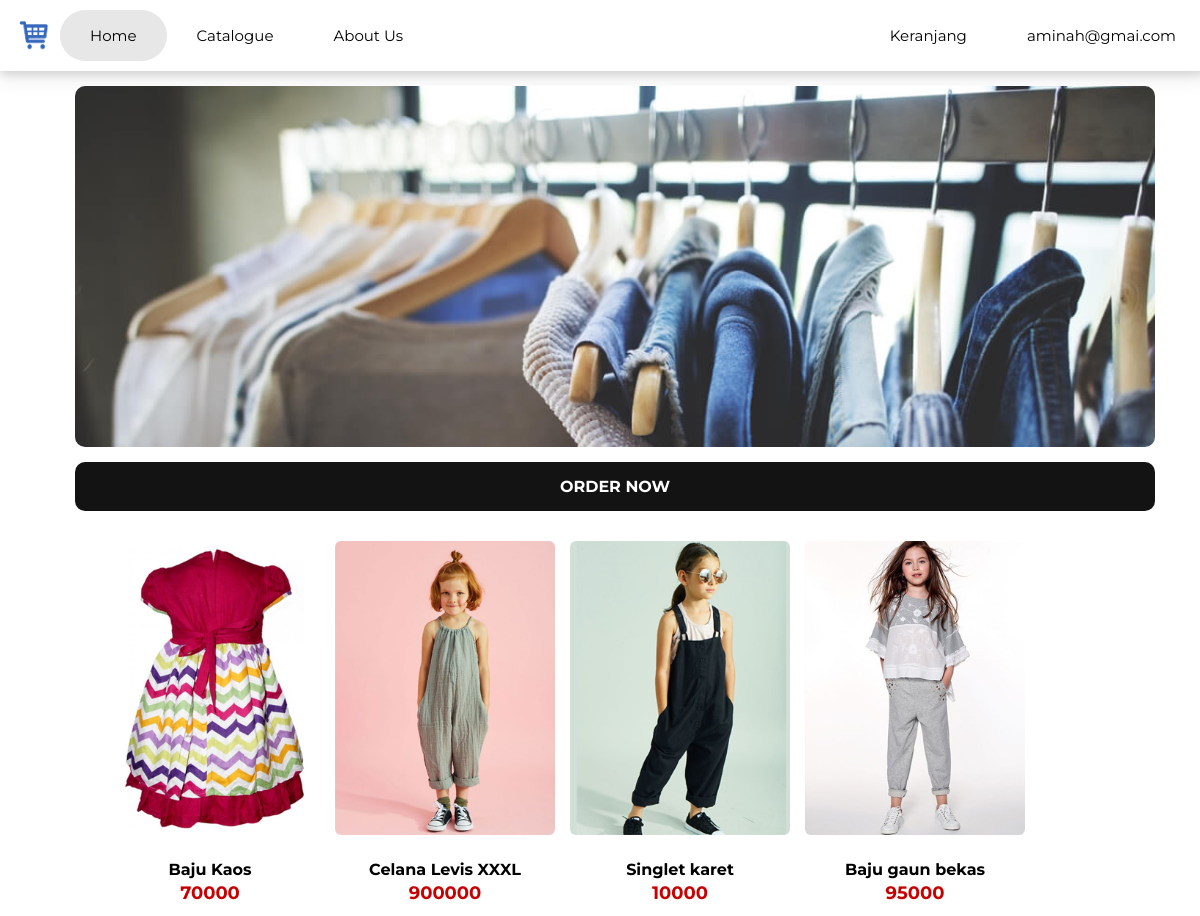
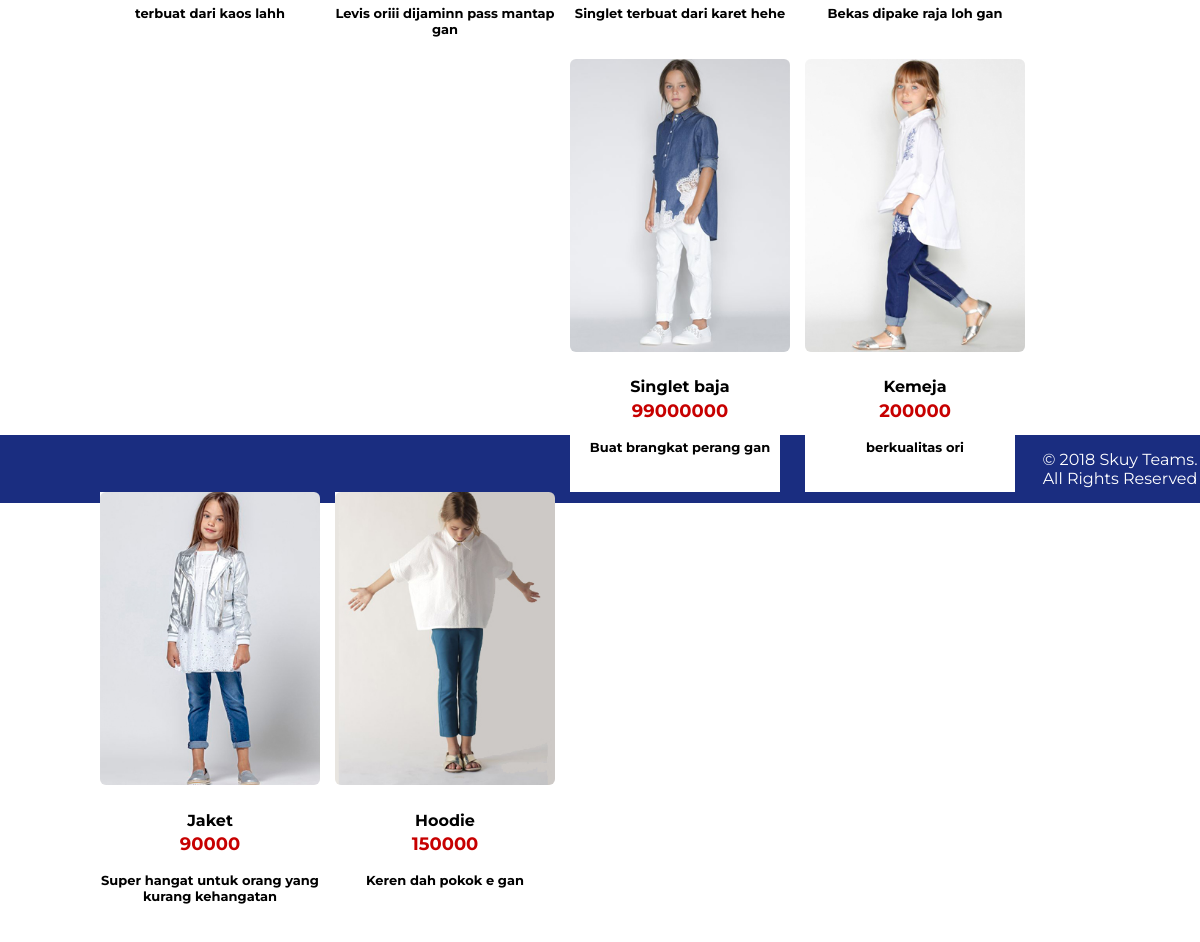
/katalog.php?id=801 (signed in), run on the app's committed database (2 pictures, top to bottom).
### tables this page shows
CREATE TABLE `barang` (
  `id_barang` int(5) NOT NULL,
  `nama` varchar(20) NOT NULL,
  `deskripsi` varchar(50) NOT NULL,
  `id_kategori` int(5) NOT NULL,
  `harga` int(6) NOT NULL,
  `berat` int(3) NOT NULL,
  `sto` int(3) NOT NULL,
  `last_update` date NOT NULL,
  `id_pemiliktoko` int(5) NOT NULL,
  `gambar` varchar(50) NOT NULL
);

### katalog.php (the view, shortened to what this page needs)
<!DOCTYPE html>
<html>
<head>
	<link rel="stylesheet" type="text/css" href="css/index.css">
	<link rel="stylesheet" type="text/css" href="css/all_katalog.css">
</head>
<body>
	<?php
		$id = $_GET['id'];
		require_once('background/db_login.php');
		$con = mysqli_connect($db_host, $db_username, $db_password,$db_database);
		$query = " SELECT * FROM barang WHERE id_kategori='$id'";
		$result = mysqli_query($con,$query);
	 ?>
	<header>
		<div>
			<a href="index.php"><img src="img/logo.png" class="logo"></a>
		</div>
		<div id="navbar">
			<ul>
				<li class="aktif"><a href="index.php">Home</a></li>
				<li class="submenu">
					<a href="javascript:void(0)" class="subbtn">Catalogue</a>
				<li><a href="aboutus.php">About Us</a></li>
				<?php
				if (!isset($_SESSION['email'])) {
				  	echo "<li style='float:right'><a class='login' href='login.php'> Login </a></li>";
				  }
				  else{
					echo "<li style='float:right' class='submenu'><a class='subbtn' href='javascript:void(0)'>".$_SESSION['email']." </a>
						<div class='submenu-konten'>
							<a href='index.php?logout='1''>Logout</a>
							<a href='daftarpesanan.php'>Pesanan Saya</a>
						</div>
					</li>";
				  	echo "<li style='float:right'><a class='keranjang' href='keranjang.php'> Keranjang </a></li>";
				  }
  				?>
			</ul>
		</div>
	</header>
	<div class="slider">
		<img src="img/slider.jpg">
	</div>
	<div class="batas">ORDER NOW</div>
	<div class="katalog">
	<?php while ($row = mysqli_fetch_array($result)){ ?>
		<div class="product_one">
			<div class="product_img">
				<?php echo '<a href="detail_katalog.php?id='.$row['id_barang'].'"><img alt="Dress 1" src='.$row['gambar'].'> </a>';?>
			</div>
			<div class="product_text">
				<?php echo '<a href="detail_katalog.php?id='.$row['id_barang'].'"><h4>'.$row['nama'].'</h4></a>';?>
			</div>
			<div class="product_price">
				<div class="price">
					<?php echo ''.$row['harga'].''; ?>
				</div>
			</div>
			<div class="product_desc">
				<?php echo '<a href="detail_katalog.php?id='.$row['id_barang'].'"><h4>'.$row['deskripsi'].'</h4></a>';?>
			</div>
		</div>
	<?php } ?>
	</div>
	<div class="footer-katalog" >© 2018 Skuy Teams. All Rights Reserved</div>
</body>
</html>

### css/index.css (style rules this page uses)
body { margin: 0; padding: 0; font-family: 'Montserrat', sans-serif; }
#navbar ul { list-style-type: none; margin: 0; padding: 10px 0px; padding-left: 60px; box-shadow: 0 4px 8px 0 rgba(0, 0, 0, 0.1), 0 6px 20px 0 rgba(0, 0, 0, 0.1); width: 95.5%; font-size: 15px; overflow: hidden; }
#navbar li { float: left; }
#navbar li a, .subbtn { display: inline-block; color: black; text-align: center; padding: 16px 22px; margin: 0px 8px; text-decoration: none; }
#navbar li.submenu { display: inline-block; transition: 0.5s; }
#navbar .aktif { background-color: #e7e7e7; border-radius: 60px; }
.slider { margin: 15px 0px 15px 75px; align-items: center; position: relative; width: 90%; }
.slider img { display: block; width: 100%; height: auto; border-radius: 10px; }
.batas { left: 0; bottom: 0; margin: 15px 0px 0px 75px; padding: 15px 0px; width: 90%; background-color: rgb(19, 19, 19); color: white; font-weight: bold; text-align: center; border-radius: 10px; }
.logo { margin: 15px 5px 10px 15px; width: 40px; height: 40px; float: left; position: absolute; }
.footer-katalog { left: 0; bottom: 0; margin-top: 70%; padding: 15px 0px; width: 100%; background-color: rgb(26, 45, 128); color: white; text-align: center; }

### css/all_katalog.css (style rules this page uses)
.katalog { left: 0; bottom: 0; width: 90%; margin: 30px 0px 0px 100px; align-items: center; text-decoration: none; text-transform: none; }
.katalog a { text-transform: none; text-decoration: none; color: black; }
.product_one { width: 210px; float: left; background-color: white; padding-bottom: 20px; margin-right: 25px; }
.product_img { width: 220px; float: left; }
.product_img img { width: 100%; border-radius: 6px; }
.product_text { width: 220px; float: left; color: black; text-align: center; }
.product_desc { width: 220px; float: left; text-align: center; font-size: 13px; }
.product_price { width: 220px; margin-top: -18px; text-align: center; float: left; }
.price { font-size: 18px; font-weight: bold; text-align: center; color: rgb(199, 0, 0); }

### data on the page
barang: gambar (picture), nama "Baju Kaos", harga "70000", deskripsi "terbuat dari kaos lahh"
barang: gambar (picture), nama "Celana Levis XXXL", harga "900000", deskripsi "Levis oriii dijaminn pass mantap gan"
barang: gambar (picture), nama "Singlet karet", harga "10000", deskripsi "Singlet terbuat dari karet hehe"
barang: gambar (picture), nama "Baju gaun bekas", harga "95000", deskripsi "Bekas dipake raja loh gan"
barang: gambar (picture), nama "Singlet baja", harga "99000000", deskripsi "Buat brangkat perang gan"
barang: gambar (picture), nama "Kemeja", harga "200000", deskripsi "berkualitas ori"
barang: gambar (picture), nama "Jaket", harga "90000", deskripsi "Super hangat untuk orang yang kurang kehangatan"
barang: gambar (picture), nama "Hoodie", harga "150000", deskripsi "Keren dah pokok e gan"

### other printed values
$_SESSION['email'] "aminah@gmai.com"
